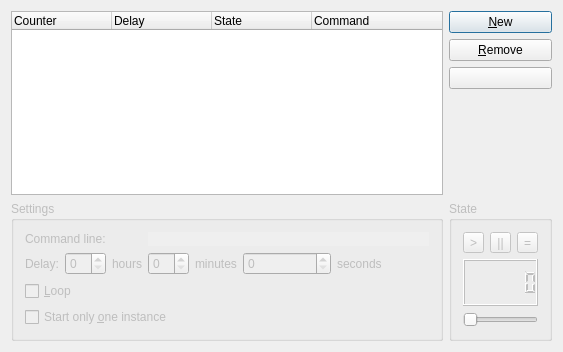
<?xml version="1.0" encoding="UTF-8"?>
<ui version="4.0">
 <class>PrefWidget</class>
 <widget class="QDialog" name="PrefWidget">
  <property name="geometry">
   <rect>
    <x>0</x>
    <y>0</y>
    <width>563</width>
    <height>352</height>
   </rect>
  </property>
  <property name="windowTitle">
   <string>Timer Settings</string>
  </property>
  <layout class="QGridLayout">
   <property name="margin">
    <number>11</number>
   </property>
   <property name="spacing">
    <number>6</number>
   </property>
   <item row="0" column="0" rowspan="4">
    <widget class="QTreeWidget" name="m_list">
     <property name="toolTip">
      <string>List of countdowns you have set</string>
     </property>
     <property name="whatsThis">
      <string>New countdowns are put here. You can add and remove them, and stop and start them.</string>
     </property>
     <property name="allColumnsShowFocus">
      <bool>true</bool>
     </property>
     <column>
      <property name="text">
       <string>Counter</string>
      </property>
     </column>
     <column>
      <property name="text">
       <string>Delay</string>
      </property>
     </column>
     <column>
      <property name="text">
       <string>State</string>
      </property>
     </column>
     <column>
      <property name="text">
       <string>Command</string>
      </property>
     </column>
    </widget>
   </item>
   <item row="0" column="1">
    <widget class="KPushButton" name="m_add">
     <property name="toolTip">
      <string>Add a new task</string>
     </property>
     <property name="whatsThis">
      <string>Add a new task to the list.</string>
     </property>
     <property name="text">
      <string>&amp;New</string>
     </property>
    </widget>
   </item>
   <item row="1" column="1">
    <widget class="KPushButton" name="m_remove">
     <property name="toolTip">
      <string>Remove a task</string>
     </property>
     <property name="whatsThis">
      <string>Remove a task from the list.</string>
     </property>
     <property name="text">
      <string>&amp;Remove</string>
     </property>
    </widget>
   </item>
   <item row="3" column="1">
    <spacer>
     <property name="orientation">
      <enum>Qt::Vertical</enum>
     </property>
     <property name="sizeType">
      <enum>QSizePolicy::Expanding</enum>
     </property>
     <property name="sizeHint" stdset="0">
      <size>
       <width>20</width>
       <height>20</height>
      </size>
     </property>
    </spacer>
   </item>
   <item row="5" column="1">
    <widget class="QGroupBox" name="m_state">
     <property name="enabled">
      <bool>false</bool>
     </property>
     <property name="title">
      <string>State</string>
     </property>
     <layout class="QGridLayout">
      <property name="margin">
       <number>11</number>
      </property>
      <property name="spacing">
       <number>6</number>
      </property>
      <item row="2" column="0" colspan="3">
       <widget class="QSlider" name="m_slider">
        <property name="toolTip">
         <string>Speed up or slow down your countdown</string>
        </property>
        <property name="whatsThis">
         <string>You can use this slider to adjust the time.</string>
        </property>
        <property name="orientation">
         <enum>Qt::Horizontal</enum>
        </property>
       </widget>
      </item>
      <item row="1" column="0" colspan="3">
       <widget class="QLCDNumber" name="m_counter">
        <property name="toolTip">
         <string>Time in seconds until command is executed</string>
        </property>
        <property name="whatsThis">
         <string>This number is how many seconds are left for the selected countdown.</string>
        </property>
        <property name="digitCount">
         <number>6</number>
        </property>
       </widget>
      </item>
      <item row="0" column="1">
       <widget class="QToolButton" name="m_pause">
        <property name="toolTip">
         <string>Pause a countdown</string>
        </property>
        <property name="whatsThis">
         <string>Use this to pause a timer countdown.</string>
        </property>
        <property name="text">
         <string>||</string>
        </property>
       </widget>
      </item>
      <item row="0" column="0">
       <widget class="QToolButton" name="m_start">
        <property name="toolTip">
         <string>Start a countdown</string>
        </property>
        <property name="whatsThis">
         <string>Use this to start or restart a countdown.</string>
        </property>
        <property name="text">
         <string>&gt;</string>
        </property>
       </widget>
      </item>
      <item row="0" column="2">
       <widget class="QToolButton" name="m_stop">
        <property name="toolTip">
         <string>Stop a countdown</string>
        </property>
        <property name="whatsThis">
         <string>Use this to stop the countdown for a task.</string>
        </property>
        <property name="text">
         <string>=</string>
        </property>
       </widget>
      </item>
     </layout>
    </widget>
   </item>
   <item row="2" column="1">
    <widget class="KPushButton" name="m_help">
     <property name="toolTip">
      <string>Detailed help documentation</string>
     </property>
     <property name="whatsThis">
      <string>Click here to open the help documentation viewer.</string>
     </property>
    </widget>
   </item>
   <item row="5" column="0">
    <widget class="QGroupBox" name="m_settings">
     <property name="enabled">
      <bool>false</bool>
     </property>
     <property name="title">
      <string>Settings</string>
     </property>
     <layout class="QGridLayout">
      <property name="margin">
       <number>11</number>
      </property>
      <property name="spacing">
       <number>6</number>
      </property>
      <item row="3" column="0" colspan="8">
       <widget class="QCheckBox" name="m_loop">
        <property name="toolTip">
         <string>Check this box if you want your countdown to start over after it finishes</string>
        </property>
        <property name="whatsThis">
         <string>Check this box if you want your countdown to start over after it finishes</string>
        </property>
        <property name="text">
         <string>&amp;Loop</string>
        </property>
       </widget>
      </item>
      <item row="1" column="0">
       <widget class="QLabel" name="TextLabel2">
        <property name="text">
         <string>Delay:</string>
        </property>
       </widget>
      </item>
      <item row="1" column="5" colspan="2">
       <widget class="QSpinBox" name="m_delay">
        <property name="toolTip">
         <string>Enter the seconds here</string>
        </property>
        <property name="whatsThis">
         <string>You can change the amount of time in the countdown here.</string>
        </property>
        <property name="maximum">
         <number>59</number>
        </property>
       </widget>
      </item>
      <item row="4" column="0" colspan="8">
       <widget class="QCheckBox" name="m_one">
        <property name="toolTip">
         <string>Check this box if you only want to open one copy of your program</string>
        </property>
        <property name="whatsThis">
         <string>Check this box if you only want one instance to open</string>
        </property>
        <property name="text">
         <string>Start only &amp;one instance</string>
        </property>
       </widget>
      </item>
      <item row="1" column="7">
       <widget class="QLabel" name="TextLabel3">
        <property name="text">
         <string>seconds</string>
        </property>
       </widget>
      </item>
      <item row="0" column="0" colspan="3">
       <widget class="QLabel" name="TextLabel1">
        <property name="sizePolicy">
         <sizepolicy hsizetype="Maximum" vsizetype="Preferred">
          <horstretch>0</horstretch>
          <verstretch>0</verstretch>
         </sizepolicy>
        </property>
        <property name="autoFillBackground">
         <bool>false</bool>
        </property>
        <property name="text">
         <string>Command line:</string>
        </property>
       </widget>
      </item>
      <item row="1" column="1">
       <widget class="QSpinBox" name="m_delayH">
        <property name="toolTip">
         <string>Enter the hours here</string>
        </property>
       </widget>
      </item>
      <item row="1" column="3">
       <widget class="QSpinBox" name="m_delayM">
        <property name="toolTip">
         <string>Enter the minutes here</string>
        </property>
        <property name="maximum">
         <number>59</number>
        </property>
       </widget>
      </item>
      <item row="1" column="2">
       <widget class="QLabel" name="TextLabel4">
        <property name="text">
         <string>hours</string>
        </property>
       </widget>
      </item>
      <item row="1" column="4">
       <widget class="QLabel" name="TextLabel5">
        <property name="text">
         <string>minutes</string>
        </property>
       </widget>
      </item>
      <item row="1" column="8">
       <spacer>
        <property name="orientation">
         <enum>Qt::Horizontal</enum>
        </property>
        <property name="sizeType">
         <enum>QSizePolicy::Expanding</enum>
        </property>
        <property name="sizeHint" stdset="0">
         <size>
          <width>20</width>
          <height>20</height>
         </size>
        </property>
       </spacer>
      </item>
      <item row="0" column="3" colspan="6">
       <widget class="KUrlRequester" name="m_commandLine">
        <property name="sizePolicy">
         <sizepolicy hsizetype="Preferred" vsizetype="Preferred">
          <horstretch>1</horstretch>
          <verstretch>0</verstretch>
         </sizepolicy>
        </property>
        <property name="sizeIncrement">
         <size>
          <width>1</width>
          <height>0</height>
         </size>
        </property>
        <property name="toolTip">
         <string>command you would like to run when time is up</string>
        </property>
        <property name="whatsThis">
         <string>Enter a program you would like to run when the countdown is zero</string>
        </property>
        <property name="autoFillBackground">
         <bool>true</bool>
        </property>
       </widget>
      </item>
     </layout>
    </widget>
   </item>
  </layout>
 </widget>
 <customwidgets>
  <customwidget>
   <class>KUrlRequester</class>
   <extends>QFrame</extends>
   <header>kurlrequester.h</header>
   <container>1</container>
  </customwidget>
  <customwidget>
   <class>KPushButton</class>
   <extends>QPushButton</extends>
   <header>kpushbutton.h</header>
  </customwidget>
 </customwidgets>
 <tabstops>
  <tabstop>m_list</tabstop>
  <tabstop>m_add</tabstop>
  <tabstop>m_remove</tabstop>
  <tabstop>m_commandLine</tabstop>
  <tabstop>m_delayH</tabstop>
  <tabstop>m_delayM</tabstop>
  <tabstop>m_delay</tabstop>
  <tabstop>m_loop</tabstop>
  <tabstop>m_one</tabstop>
  <tabstop>m_start</tabstop>
  <tabstop>m_pause</tabstop>
  <tabstop>m_stop</tabstop>
  <tabstop>m_slider</tabstop>
  <tabstop>m_help</tabstop>
 </tabstops>
 <includes>
  <include location="global">kseparator.h</include>
 </includes>
 <connections/>
</ui>
